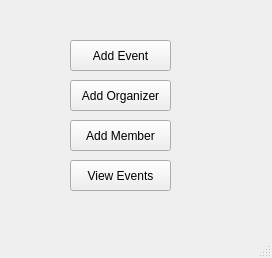
<?xml version="1.0" encoding="UTF-8"?>
<ui version="4.0">
 <class>MainWindow</class>
 <widget class="QMainWindow" name="MainWindow">
  <property name="geometry">
   <rect>
    <x>0</x>
    <y>0</y>
    <width>272</width>
    <height>258</height>
   </rect>
  </property>
  <property name="windowTitle">
   <string>MainWindow</string>
  </property>
  <widget class="QWidget" name="centralwidget">
   <widget class="QPushButton" name="pushButton">
    <property name="geometry">
     <rect>
      <x>70</x>
      <y>40</y>
      <width>101</width>
      <height>31</height>
     </rect>
    </property>
    <property name="text">
     <string>Add Event</string>
    </property>
   </widget>
   <widget class="QPushButton" name="pushButton_2">
    <property name="geometry">
     <rect>
      <x>70</x>
      <y>80</y>
      <width>101</width>
      <height>31</height>
     </rect>
    </property>
    <property name="text">
     <string>Add Organizer</string>
    </property>
   </widget>
   <widget class="QPushButton" name="pushButton_3">
    <property name="geometry">
     <rect>
      <x>70</x>
      <y>120</y>
      <width>101</width>
      <height>31</height>
     </rect>
    </property>
    <property name="text">
     <string>Add Member</string>
    </property>
   </widget>
   <widget class="QPushButton" name="pushButton_4">
    <property name="geometry">
     <rect>
      <x>70</x>
      <y>160</y>
      <width>101</width>
      <height>31</height>
     </rect>
    </property>
    <property name="text">
     <string>View Events</string>
    </property>
   </widget>
  </widget>
  <widget class="QMenuBar" name="menubar">
   <property name="geometry">
    <rect>
     <x>0</x>
     <y>0</y>
     <width>272</width>
     <height>21</height>
    </rect>
   </property>
  </widget>
  <widget class="QStatusBar" name="statusbar"/>
 </widget>
 <resources/>
 <connections/>
</ui>
